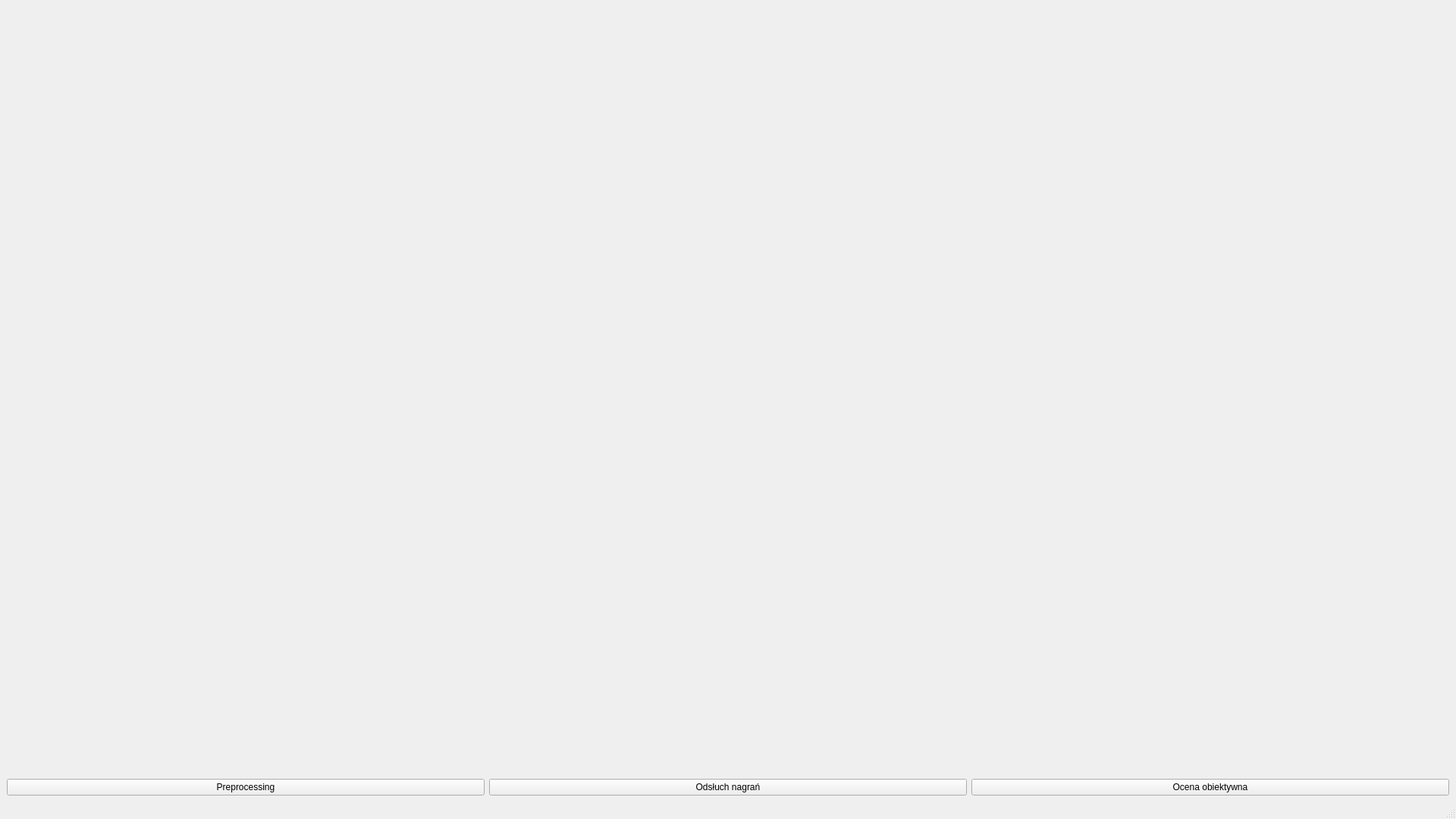
<?xml version="1.0" encoding="UTF-8"?>
<ui version="4.0">
 <class>MainWindow</class>
 <widget class="QMainWindow" name="MainWindow">
  <property name="geometry">
   <rect>
    <x>0</x>
    <y>0</y>
    <width>1920</width>
    <height>1080</height>
   </rect>
  </property>
  <property name="windowTitle">
   <string>Aplikacja do Oceny Jakości Dźwięku</string>
  </property>
  <widget class="QWidget" name="centralwidget">
   <layout class="QVBoxLayout" name="verticalLayout">
    <item>
     <widget class="QStackedWidget" name="stackedWidget">
     </widget>
    </item>
    <item>
     <layout class="QHBoxLayout" name="navigationLayout">
      <item>
       <widget class="QPushButton" name="nav_preprocessing">
        <property name="text">
         <string>Preprocessing</string>
        </property>
       </widget>
      </item>
      <item>
       <widget class="QPushButton" name="nav_subjective">
        <property name="text">
         <string>Odsłuch nagrań</string>
        </property>
       </widget>
      </item>
      <item>
       <widget class="QPushButton" name="nav_objective">
        <property name="text">
         <string>Ocena obiektywna</string>
        </property>
       </widget>
      </item>
     </layout>
    </item>
   </layout>
  </widget>
  <widget class="QMenuBar" name="menubar"/>
  <widget class="QStatusBar" name="statusbar"/>
 </widget>
 <resources/>
 <connections/>
</ui>
